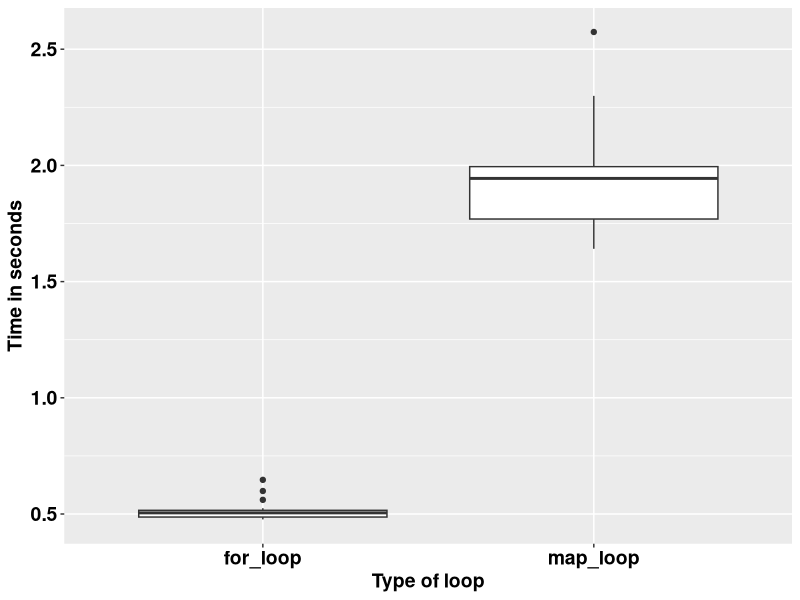

Generate this figure with R:
## ---- chunk 1
knitr::opts_chunk$set(echo = TRUE)
## ---- chunk 2
square <- function(a) a**2
square(3)
## ---- chunk 3
square <- function(b){ # Create the function name, called square
  b**2
}
square(3)
## ---- chunk 4
square <- function(c){ 
  product <- c**2
  return(product)
}
square(3)
## ---- chunk 5
square <- function(d){
  product <- d**2
  print(product)
}
square(5)
## ---- chunk 6
square <- function(e){
  product <- e**2
  (product)
}
square(9)
## ---- chunk 7
square <- function(f){
  product <- f**2
  show(product)
}
square(9)
## ---- chunk 8
square_root <- function(b){
  product <- b^0.5 # The square root of a number is the number raised to power half
  return(product/2)
}
square_root(9)
## ---- chunk 9
square_root
## ---- chunk 10
square(-10:10)
## ---- chunk 11
square_root(c(-26, 1:15, 158))
## ---- chunk 12
m <- list(12, 18, 345)
square_root(m[[2]])
## ---- chunk 13
rescale <- function(x){
  m <- mean(x)
  s <- sd(x)
  (x - m) / s
}
rescale(c(-52, 58, 46, 99))
## ---- chunk 14
rescale <- function(x, only_translate){
  m <- mean(x)
  translated <- x - m
  if (only_translate) return(translated)
  s <- sd(x)
  translated / s
}

rescale(x = 1:6, only_translate = TRUE)
## ---- chunk 15
rescale <- function(x, only_translate){
  m <- mean(x)
  translated <- x - m
  if (only_translate) return(translated)
  s <- sd(x)
  translated / s
}

rescale(x = 1:4, only_translate = FALSE)
## ---- chunk 16
rescale(only_translate = TRUE, x = 1:4)
## ---- chunk 17
rescale(x = 1:4, TRUE)
rescale(TRUE, x = 1:4)
rescale(1:4, only_translate = T)
rescale(only_translate = T, 1:4)
## ---- chunk 18
rescale(1:4, o = T)
rescale(o = T, 1:4)
## ---- chunk 19
rescale <- function(x, only_translate = FALSE){
  m <- mean(x)
  translated <- x - m
  if(only_translate) return(translated)
  s <- sd(x)
  translated / s
}
## ---- chunk 20
rescale(1:4) # This runs with only_translate being taken as FALSE by default.
## ---- chunk 21
rescale <- function(x, ...){
  m <- mean(x, ...)
  s <- sd(x, ...)
  (x - m) / s
}

rescale(1:4) # 
## ---- chunk 22
x <- c(NA, 1:3)
rescale(x)
## ---- chunk 23
x <- c(NA, 1:3)
rescale(x, na.rm = TRUE)
## ---- chunk 24
some_function <- function(x) x
other_function <- function(x, ...) x
# some_function(1:4, foo = "bar") # This does not run because there was no allowance.
other_function(1:4, foo = "bar")

## ---- chunk 25
f <- function(...) list(...)
g <- function(x, y, ...) f(...)
g(x = 1, y = 2, z = 3, w = 4)
## ---- chunk 26
compare_rasters <- function(x) {
  if (sum(x > 0.5, na.rm = TRUE) > 7) {
    return(1)
  } else {
    return(0)
  }
  
}
## ---- chunk 27
library(tidyverse)
volumes <- rnorm(1000000)

for_loop <- vector()

for (k in 1:20) {
  for_loop[k] <- system.time(for (i in 1:length(volumes)) {
    2.3 * volumes[i] ^ 9
  })
}

map_loop <- vector()
for (j in 1:20) {
  map_loop[j] <- system.time(map_vec(volumes, \(x) 2.3 * x ^ 9))
}
## ---- chunk 28
data.frame(for_loop = for_loop, map_loop = map_loop) %>% 
  gather(key = "key", value = "value") %>% 
  ggplot(aes(key, value)) +
  geom_boxplot() +
  labs(x = "Type of loop",
       y = "Time in seconds") +
  theme(text = element_text(size = 14, face = "bold", colour = "black")) +
  theme(axis.text = element_text(size = 14, face = "bold", colour = "black"))
## ---- chunk 29
library(stringr)
library(lubridate)

vec <- c("Today is 23r Sept 2023")

# The task is to get the date information and make it a date object.

pattern <- "\\d{1,2}th \\[A-Za-z]+ \\d{4}"

date_object <- str_extract(vec, pattern)

date_object <- str_replace(date_object, "th", "")

date_object <- str_replace(date_object, "Sept", "9")

date_object <- dmy(date_object)

print(date_object)
